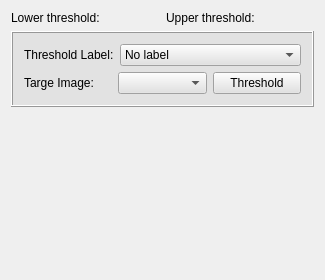
<?xml version="1.0" encoding="UTF-8"?>
<ui version="4.0">
 <class>QInteractorStyleWindowLevelThreshold</class>
 <widget class="QWidget" name="QInteractorStyleWindowLevelThreshold">
  <property name="geometry">
   <rect>
    <x>0</x>
    <y>0</y>
    <width>325</width>
    <height>280</height>
   </rect>
  </property>
  <property name="windowTitle">
   <string>QInteractorStyleWindowLevelThreshold</string>
  </property>
  <layout class="QVBoxLayout" name="verticalLayout_2">
   <item>
    <layout class="QHBoxLayout" name="horizontalLayout">
     <item>
      <widget class="QLabel" name="label">
       <property name="sizePolicy">
        <sizepolicy hsizetype="Preferred" vsizetype="Minimum">
         <horstretch>0</horstretch>
         <verstretch>0</verstretch>
        </sizepolicy>
       </property>
       <property name="text">
        <string>Lower threshold:</string>
       </property>
      </widget>
     </item>
     <item>
      <widget class="QLabel" name="label_4">
       <property name="sizePolicy">
        <sizepolicy hsizetype="Preferred" vsizetype="Minimum">
         <horstretch>0</horstretch>
         <verstretch>0</verstretch>
        </sizepolicy>
       </property>
       <property name="text">
        <string>Upper threshold:</string>
       </property>
      </widget>
     </item>
    </layout>
   </item>
   <item>
    <layout class="QGridLayout" name="gridLayout"/>
   </item>
   <item>
    <widget class="QFrame" name="frame_4">
     <property name="minimumSize">
      <size>
       <width>0</width>
       <height>0</height>
      </size>
     </property>
     <property name="styleSheet">
      <string notr="true">background-color: rgb(226, 226, 226)</string>
     </property>
     <property name="frameShape">
      <enum>QFrame::Box</enum>
     </property>
     <property name="frameShadow">
      <enum>QFrame::Raised</enum>
     </property>
     <layout class="QVBoxLayout" name="verticalLayout">
      <item>
       <layout class="QHBoxLayout" name="horizontalLayout_3">
        <item>
         <widget class="QLabel" name="activeLabelLabel">
          <property name="font">
           <font>
            <family>Arial</family>
           </font>
          </property>
          <property name="text">
           <string>Threshold Label:</string>
          </property>
         </widget>
        </item>
        <item>
         <widget class="QComboBox" name="comboBoxLabel">
          <property name="sizePolicy">
           <sizepolicy hsizetype="Expanding" vsizetype="Fixed">
            <horstretch>0</horstretch>
            <verstretch>0</verstretch>
           </sizepolicy>
          </property>
          <property name="font">
           <font>
            <family>Arial</family>
           </font>
          </property>
          <property name="iconSize">
           <size>
            <width>13</width>
            <height>13</height>
           </size>
          </property>
          <item>
           <property name="text">
            <string>No label</string>
           </property>
           <property name="icon">
            <iconset resource="../../Main/resources/IADE_Analyzer.qrc">
             <normaloff>:/icons/transparentbox.png</normaloff>:/icons/transparentbox.png</iconset>
           </property>
          </item>
          <item>
           <property name="text">
            <string>Vessel Wall</string>
           </property>
           <property name="icon">
            <iconset resource="../../Main/resources/IADE_Analyzer.qrc">
             <normaloff>:/icons/bluebox.png</normaloff>:/icons/bluebox.png</iconset>
           </property>
          </item>
          <item>
           <property name="text">
            <string>Lumen</string>
           </property>
           <property name="icon">
            <iconset resource="../../Main/resources/IADE_Analyzer.qrc">
             <normaloff>:/icons/redbox.png</normaloff>:/icons/redbox.png</iconset>
           </property>
          </item>
          <item>
           <property name="text">
            <string>Calcification</string>
           </property>
           <property name="icon">
            <iconset resource="../../Main/resources/IADE_Analyzer.qrc">
             <normaloff>:/icons/greenbox.png</normaloff>:/icons/greenbox.png</iconset>
           </property>
          </item>
          <item>
           <property name="text">
            <string>Hemorrhage</string>
           </property>
           <property name="icon">
            <iconset resource="../../Main/resources/IADE_Analyzer.qrc">
             <normaloff>:/icons/yellowbox.png</normaloff>:/icons/yellowbox.png</iconset>
           </property>
          </item>
          <item>
           <property name="text">
            <string>LRNC</string>
           </property>
           <property name="icon">
            <iconset resource="../../Main/resources/IADE_Analyzer.qrc">
             <normaloff>:/icons/lightbluebox.png</normaloff>:/icons/lightbluebox.png</iconset>
           </property>
          </item>
          <item>
           <property name="text">
            <string>LM</string>
           </property>
           <property name="icon">
            <iconset resource="../../Main/resources/IADE_Analyzer.qrc">
             <normaloff>:/icons/purplebox.png</normaloff>:/icons/purplebox.png</iconset>
           </property>
          </item>
         </widget>
        </item>
       </layout>
      </item>
      <item>
       <layout class="QHBoxLayout" name="horizontalLayout_2">
        <item>
         <widget class="QLabel" name="label_62">
          <property name="text">
           <string>Targe Image:</string>
          </property>
         </widget>
        </item>
        <item>
         <widget class="QComboBox" name="comboBoxTargeImage"/>
        </item>
        <item>
         <widget class="QPushButton" name="pushButtonThreshold">
          <property name="text">
           <string>Threshold</string>
          </property>
         </widget>
        </item>
       </layout>
      </item>
     </layout>
    </widget>
   </item>
   <item>
    <spacer name="verticalSpacer">
     <property name="orientation">
      <enum>Qt::Vertical</enum>
     </property>
     <property name="sizeHint" stdset="0">
      <size>
       <width>20</width>
       <height>40</height>
      </size>
     </property>
    </spacer>
   </item>
  </layout>
 </widget>
 <layoutdefault spacing="6" margin="11"/>
 <resources>
  <include location="../../Main/resources/IADE_Analyzer.qrc"/>
 </resources>
 <connections/>
</ui>
